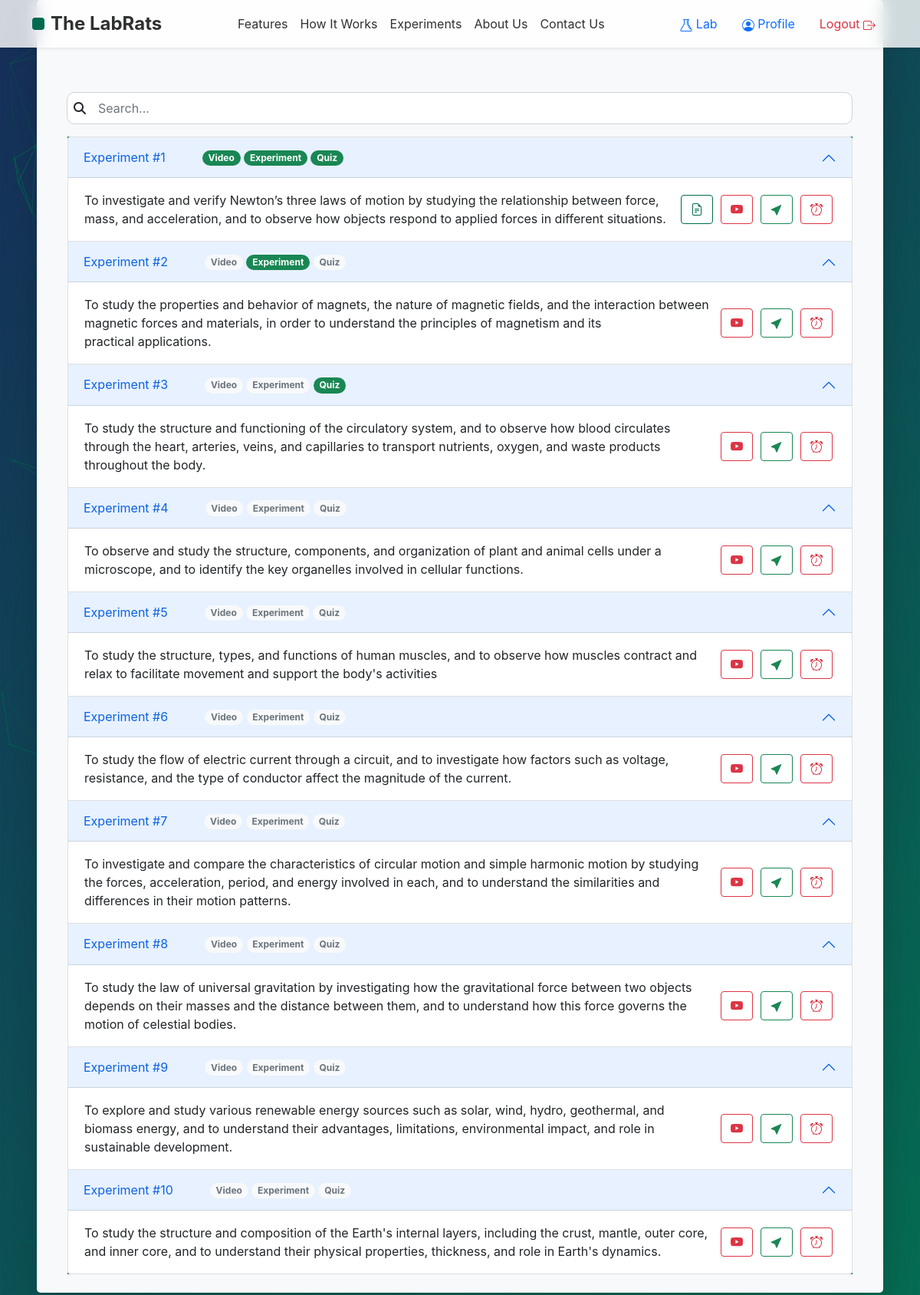
Page /list.php (signed in) on the committed database.
### tables this page shows
CREATE TABLE `experiments` (
  `id` int(11) NOT NULL,
  `aim` varchar(255) NOT NULL,
  `video` varchar(20) NOT NULL,
  `doc` text DEFAULT NULL,
  `perform` varchar(20) NOT NULL
);

### list.php (the view, shortened to what this page needs)
<?php
  include('includes/functions.php');
  page_header();
  nav_bar();
  $result = $conn->query("SELECT id, aim, perform, video, doc FROM `experiments`");
?>
    <div class="d-flex mx-md-5 mx-0 mb-0 mb-md-5 flex-column h-100 bg-light rounded-3 shadow-lg p-4">
      <section class="pt-5 px-3">
        <div class="input-group mt-5">
            <i class="fas fa-search position-absolute top-50 start-0 translate-middle-y ms-2" style="z-index: 10;"></i>
            <input class="form-control py-2"onkeyup="myFunction()" style="padding-left: 40px; border-radius: 10px;" name="name" type="text" placeholder="Search..." required>
        </div>
        <div class="mt-3 accordion" id="accordionExample">
          <?php
            if ($result->num_rows > 0) {
              while($row = $result->fetch_assoc()) {
                $user_experiment_result = $conn->query("SELECT type, created_on FROM `user_experiments` WHERE user_id='".$_SESSION['id']."' AND experiment_id='".$row["id"]."'");
                $videoBadge = 'bg-light text-secondary';
                $videoStatus = 'You have not watched video yet';
                $expBadge = 'bg-light text-secondary';
                $expStatus = 'You have not completed this experiment';
                $quizBadge = 'bg-light text-secondary';
                $quizStatus = 'You have not completed this quiz';
                $quizResultLink = '#';
                while($user_experiment_row = $user_experiment_result->fetch_assoc()) {
                  $created_on_date = new DateTime($user_experiment_row['created_on']);
                  $formattedDate = $created_on_date->format('F j, Y');
                  if($user_experiment_row['type'] == 'V') {
                    $videoBadge = 'bg-success';
                    $videoStatus = 'You watched this video on '.$formattedDate;
                  } else if($user_experiment_row['type'] == 'E') {
                    $expBadge = 'bg-success';
                    $expStatus = 'You completed this experiment on '.$formattedDate;
                  } else if($user_experiment_row['type'] == 'Q') {
                    $quizBadge = 'bg-success';
                    $quizStatus = 'You completed this quiz on '.$formattedDate;
                    $quizResultLink = 'quiz-result.php?id='.$row["id"];
                  }
                }
                $docLink='';
                if(!empty($row["doc"])) {
                  $docLink='<a href="doc.php?id='.$row["id"].'"><button type="button" class="btn mx-1 btn-outline-primary tooltip-file"><i class="bi bi-file-earmark-text"></i></button></a>';
                }
                echo '
                <div class="accordion-item">
                  <h2 class="accordion-header" id="headingOne">
                    <button class="accordion-button" type="button" data-bs-toggle="collapse" data-bs-target="#collapseOne" aria-expanded="true" aria-controls="collapseOne">
                      Experiment #'.$row["id"].'
                      <span class="mx-5">
                        <span class="badge rounded-pill '.$videoBadge.' tooltip-status" data-tippy-content="'.$videoStatus.'">Video</span>
                        <span class="badge rounded-pill '.$expBadge.' tooltip-status" data-tippy-content="'.$expStatus.'">Experiment</span>
                        <a href="'.$quizResultLink.'"><span class="badge rounded-pill '.$quizBadge.' tooltip-status" data-tippy-content="'.$quizStatus.'">Quiz</span></a>
                      </span>
                    </button>
                  </h2>
                  <div id="collapseOne" class="accordion-collapse collapse show" aria-labelledby="headingOne" data-bs-parent="#accordionExample">
                    <div class="accordion-body">
                      <table style="width: 100%;">
                        <tr>
                          <td style="width: 90%;">'.$row["aim"].'</td>
                          <td>'.$docLink.'</td>
                          <td><a href="watch.php?id='.$row["id"].'&v='.$row["video"].'"><button type="button" class="btn mx-1 btn-outline-danger tooltip-video"><i class="bi bi-youtube"></i></button></a></td>
                          <td><a href="perform.php?id='.$row["id"].'&expo='.$row["perform"].'"><button type="button" class="btn mx-1 btn-outline-success tooltip-experiment"><i class="bi bi-cursor-fill"></i></button></a></td>
                          <td><a href="quiz.php?id='.$row["id"].'&q=1"><button type="button" class="btn mx-1 btn-outline-danger tooltip-quiz"><i class="bi bi-alarm"></i></button></a></td>
                        </tr>
                      </table>
                    </div>
                  </div>
                </div>';
              }
            }
          ?>
        </div>
      </section>
    </div>

### includes/functions.php (shortened to what this page needs)
<?php
function page_header() {
?>
<!DOCTYPE html>
<html>
    <head>
        <link href="https://cdn.jsdelivr.net/npm/bootstrap@5.1.3/dist/css/bootstrap.min.css" rel="stylesheet">
        <link rel='stylesheet' href='https://unpkg.com/boxicons@2.0.9/css/boxicons.min.css'>
        <link rel="stylesheet" href="https://cdn.jsdelivr.net/npm/bootstrap-icons@1.6.1/font/bootstrap-icons.css">
        <link rel="stylesheet" href="https://cdnjs.cloudflare.com/ajax/libs/font-awesome/4.7.0/css/font-awesome.min.css">
        <link rel="stylesheet" href="assets/style.css">
    </head>
    <body>
<?php
}
?>
<?php
function nav_bar($showBackButton=false) {
    $homeFile = "";
    if(strpos($_SERVER["SCRIPT_FILENAME"], 'index.php') === false) {
        $homeFile = "index.php";
    }
?>
        <nav class="navbar navbar-expand-lg fixed-top shadow-sm">
            <div class="container">
                <a class="navbar-brand d-flex align-items-center" href="index.php#home">
                    <div class="bg-primary text-white rounded me-2 p-2 d-inline-flex">
                    </div>
                    <span class="fs-4 fw-bold">The LabRats</span>
                </a>
                <div class="collapse navbar-collapse" id="navbarNav">
                    <ul class="navbar-nav mx-auto">
                        <li class="nav-item"><a class="nav-link" href="<?=$homeFile?>#features">Features</a></li>
                        <li class="nav-item"><a class="nav-link" href="<?=$homeFile?>#how-it-works">How It Works</a></li>
                        <li class="nav-item"><a class="nav-link" href="<?=$homeFile?>#experiments">Experiments</a></li>
                        <li class="nav-item"><a class="nav-link" href="<?=$homeFile?>#about">About Us</a></li>
                        <li class="nav-item"><a class="nav-link" href="<?=$homeFile?>#contact-section">Contact Us</a></li>
                    </ul>
                    <div class="d-flex align-items-center">
                        <?php
                        if(!isset($_SESSION['id'])){
                            echo '
                        <a href="#" class="btn btn-outline-primary me-2"  data-bs-toggle="modal" data-bs-target="#modal-signin">Log In</a>
                        <a href="#" class="btn btn-primary"  data-bs-toggle="modal" data-bs-target="#modal-signup">Sign Up</a>';
                        }
                        else {
                            echo '
                        <a class="nav-link" href="list.php">
                            <svg xmlns="http://www.w3.org/2000/svg" width="16" height="16" fill="currentColor" class="bi bi-flask" viewBox="0 0 16 16">
                                <path d="M4.5 0a.5.5 0 0 0 0 1H5v5.36L.503 13.717A1.5 1.5 0 0 0 1.783 16h12.434a1.5 1.5 0 0 0 1.28-2.282L11 6.359V1h.5a.5.5 0 0 0 0-1zM10 2H9a.5.5 0 0 0 0 1h1v1H9a.5.5 0 0 0 0 1h1v1H9a.5.5 0 0 0 0 1h1.22l.61 1H10a.5.5 0 1 0 0 1h1.442l.611 1H11a.5.5 0 1 0 0 1h1.664l.611 1H12a.5.5 0 1 0 0 1h1.886l.758 1.24a.5.5 0 0 1-.427.76H1.783a.5.5 0 0 1-.427-.76l4.57-7.48A.5.5 0 0 0 6 6.5V1h4z"/>
                            </svg>
                            Lab
                        </a>
                        <a class="nav-link" href="profile.php">
                            <svg xmlns="http://www.w3.org/2000/svg" width="16" height="16" fill="currentColor" class="bi bi-person-circle" viewBox="0 0 16 16">
                                <path d="M11 6a3 3 0 1 1-6 0 3 3 0 0 1 6 0"/>
                                <path fill-rule="evenodd" d="M0 8a8 8 0 1 1 16 0A8 8 0 0 1 0 8m8-7a7 7 0 0 0-5.468 11.37C3.242 11.226 4.805 10 8 10s4.757 1.225 5.468 2.37A7 7 0 0 0 8 1"/>
                            </svg>
                            Profile
                        </a>
                        <a class="nav-link link-danger" href="log-out.php">
                            Logout
                            <svg xmlns="http://www.w3.org/2000/svg" width="16" height="16" fill="currentColor" class="bi bi-box-arrow-right" viewBox="0 0 16 16">
                                <path fill-rule="evenodd" d="M10 12.5a.5.5 0 0 1-.5.5h-8a.5.5 0 0 1-.5-.5v-9a.5.5 0 0 1 .5-.5h8a.5.5 0 0 1 .5.5v2a.5.5 0 0 0 1 0v-2A1.5 1.5 0 0 0 9.5 2h-8A1.5 1.5 0 0 0 0 3.5v9A1.5 1.5 0 0 0 1.5 14h8a1.5 1.5 0 0 0 1.5-1.5v-2a.5.5 0 0 0-1 0z"/>
                                <path fill-rule="evenodd" d="M15.854 8.354a.5.5 0 0 0 0-.708l-3-3a.5.5 0 0 0-.708.708L14.293 7.5H5.5a.5.5 0 0 0 0 1h8.793l-2.147 2.146a.5.5 0 0 0 .708.708z"/>
                            </svg>
                        </a>';
                    }
                        ?>
                    </div>
                </div>
            </div>
        </nav>
<?php
}
?>

### assets/style.css (style rules this page uses)
body { font-family: 'Inter', sans-serif; background-color: #f8f9fa; }
.btn-outline-primary { color: #006A4E; border-color: #006A4E; }
.bg-primary { background-color: #006A4E !important; }
.navbar { background-color: rgba(255, 255, 255, 0.8); backdrop-filter: blur(10px); }
.nav-link { position: relative; padding-bottom: 0.5rem; }
.nav-link::after { content: ''; position: absolute; width: 0; height: 2px; bottom: 0; left: 50%; background-color: #006A4E; transition: all 0.3s ease-in-out; transform: translateX(-50%); }
.form-control { color: #737491; }
.mr-md-5, .mx-md-5 { margin-right: 3rem !important; }
a { color: #2e3031; }
li a.nav-link { color: #2e3031; }
.accordion { background-color: #006A4E; }

### list.php (style rules this page uses)
body { background: linear-gradient(135deg, rgba(10, 35, 81, 0.95) 0%, rgba(0, 106, 78, 0.98) 100%); }

### rows in the picture
experiments: id "1", aim "To investigate and verify Newton’s three laws of motion by studying the relationship between force, mass, and acceleration, and to observe how objects respond to applied forces in different situations."
experiments: id "2", aim "To study the properties and behavior of magnets, the nature of magnetic fields, and the interaction between magnetic forces and materials, in order to understand the principles of magnetism and its practical applications."
experiments: id "3", aim "To study the structure and functioning of the circulatory system, and to observe how blood circulates through the heart, arteries, veins, and capillaries to transport nutrients, oxygen, and waste products throughout the body."
experiments: id "4", aim "To observe and study the structure, components, and organization of plant and animal cells under a microscope, and to identify the key organelles involved in cellular functions."
experiments: id "5", aim "To study the structure, types, and functions of human muscles, and to observe how muscles contract and relax to facilitate movement and support the body's activities"
experiments: id "6", aim "To study the flow of electric current through a circuit, and to investigate how factors such as voltage, resistance, and the type of conductor affect the magnitude of the current."
experiments: id "7", aim "To investigate and compare the characteristics of circular motion and simple harmonic motion by studying the forces, acceleration, period, and energy involved in each, and to understand the similarities and differences in their motion patterns."
experiments: id "8", aim "To study the law of universal gravitation by investigating how the gravitational force between two objects depends on their masses and the distance between them, and to understand how this force governs the motion of celestial bodies."
experiments: id "9", aim "To explore and study various renewable energy sources such as solar, wind, hydro, geothermal, and biomass energy, and to understand their advantages, limitations, environmental impact, and role in sustainable development."
experiments: id "10", aim "To study the structure and composition of the Earth's internal layers, including the crust, mantle, outer core, and inner core, and to understand their physical properties, thickness, and role in Earth's dynamics."
